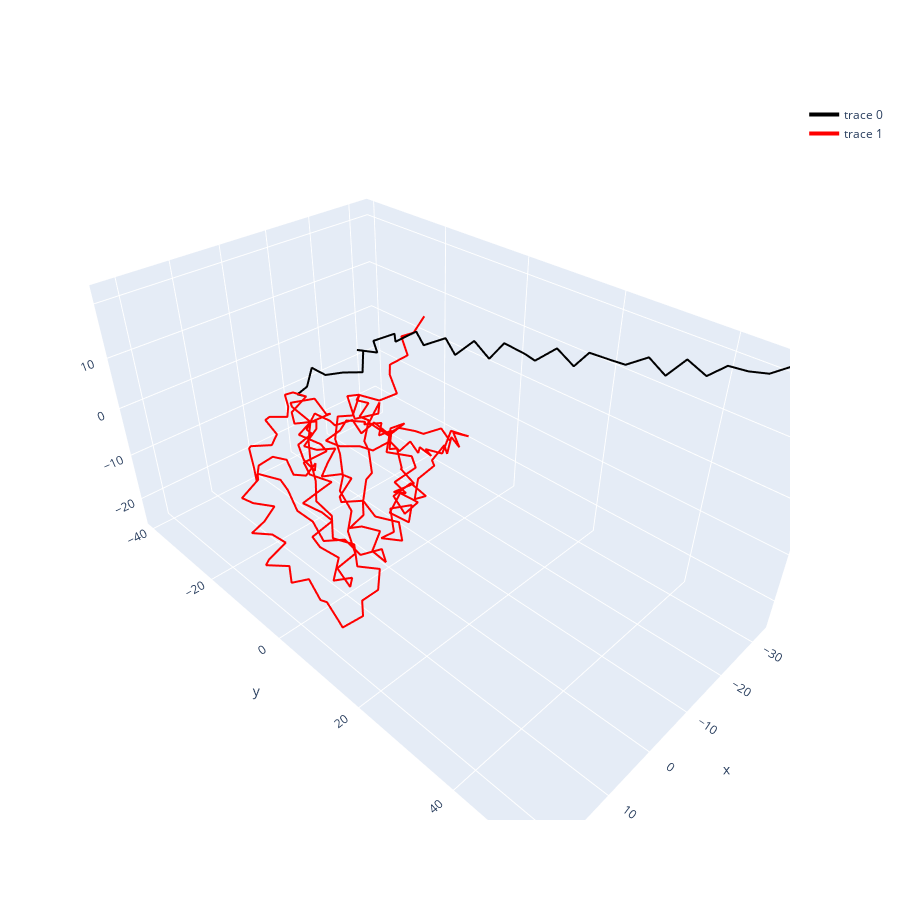

The notebook cell saved with this chart:
### Code cell
import plotly.graph_objects as go
xyz_ref = np.genfromtxt('/Users/josh/Documents/PhD/DevDungeon/carbonara/newFitData/SASDCP8/coordinates1.dat')

xyz = np.genfromtxt('/Users/josh/Documents/PhD/DevDungeon/carbonara/newFitData/SASDCP8/SAS_8_3segs/mol1_sub_0_end_xyz.dat')
N = len(xyz)

fig = go.Figure()

fig.add_trace(go.Scatter3d(x=xyz_ref[:,0], y=xyz_ref[:,1], z=xyz_ref[:,2], mode='lines', line=dict(color='black', width=4),
                           hovertemplate ='<b>%{text}</b>', text = ['residue {}'.format(i + 1) for i in range(N)]))


# make lines, colors list
fig.add_trace(go.Scatter3d(x=xyz[:,0], y=xyz[:,1], z=xyz[:,2], mode='lines', line=dict(color='red', width=4),
                           hovertemplate ='<b>%{text}</b>', text = ['residue {}'.format(i + 1) for i in range(N)]))

# fig.add_trace(go.Scatter3d(x=aligned_full_c2[:,0], y=aligned_full_c2[:,1], z=aligned_full_c2[:,2], mode='lines', line=dict(color='orange', width=4),
#                            hovertemplate ='<b>%{text}</b>', text = ['residue {}'.format(i + 1) for i in range(N)]))

# add hover over annotations of residue number

fig.update_layout(height=900)

### Figure 1 — Plotly figure (JSON) as saved in the notebook; plotly's stock layout.template omitted (floating-point values rounded to 4 significant figures; data arrays with more than 128 entries replaced by an {"elided": "..."} marker saying what was removed)
{"data": [{"hovertemplate": "<b>%{text}</b>", "line": {"color": "black", "width": 4}, "mode": "lines", "text": {"elided": "211 str values"}, "type": "scatter3d", "x": {"elided": "210 float values"}, "y": {"elided": "210 float values"}, "z": {"elided": "210 float values"}}, {"hovertemplate": "<b>%{text}</b>", "line": {"color": "red", "width": 4}, "mode": "lines", "text": {"elided": "211 str values"}, "type": "scatter3d", "x": {"elided": "211 float values"}, "y": {"elided": "211 float values"}, "z": {"elided": "211 float values"}}], "layout": {"height": 900}}
